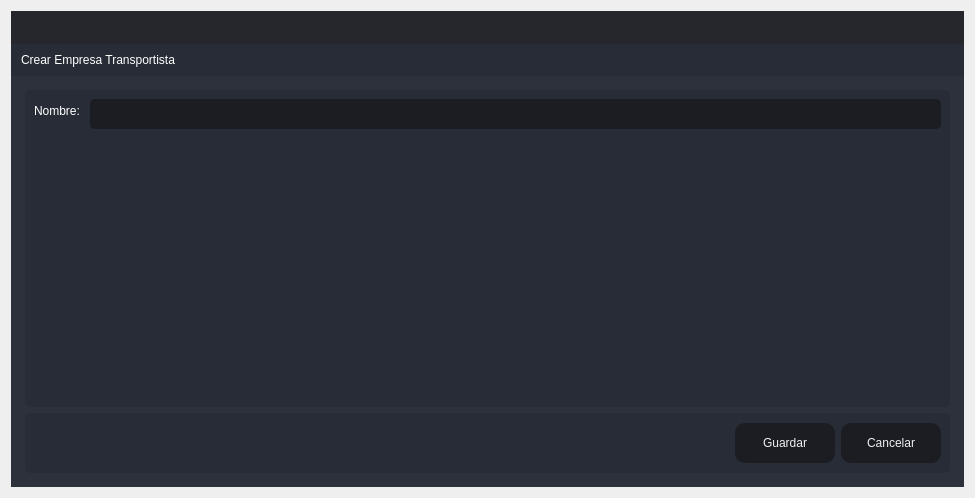
<?xml version="1.0" encoding="UTF-8"?>
<ui version="4.0">
 <class>Create_Transportista</class>
 <widget class="QDialog" name="Create_Transportista">
  <property name="windowModality">
   <enum>Qt::ApplicationModal</enum>
  </property>
  <property name="geometry">
   <rect>
    <x>0</x>
    <y>0</y>
    <width>975</width>
    <height>498</height>
   </rect>
  </property>
  <property name="windowTitle">
   <string>Agregar</string>
  </property>
  <layout class="QVBoxLayout" name="verticalLayout_6">
   <item>
    <widget class="QFrame" name="frame_main">
     <property name="styleSheet">
      <string notr="true">/* LINE EDIT */
QLineEdit {
	background-color: rgb(27, 29, 35);
	border-radius: 5px;
	border: 2px solid rgb(27, 29, 35);
	padding-left: 10px;
}
QLineEdit:hover {
	border: 2px solid rgb(64, 71, 88);
}
QLineEdit:focus {
	border: 2px solid rgb(91, 101, 124);
}

/* SCROLL BARS */
QScrollBar:horizontal {
    border: none;
    background: rgb(52, 59, 72);
    height: 14px;
    margin: 0px 21px 0 21px;
	border-radius: 0px;
}
QScrollBar::handle:horizontal {
    background: rgb(85, 170, 255);
    min-width: 25px;
	border-radius: 7px
}
QScrollBar::add-line:horizontal {
    border: none;
    background: rgb(55, 63, 77);
    width: 20px;
	border-top-right-radius: 7px;
    border-bottom-right-radius: 7px;
    subcontrol-position: right;
    subcontrol-origin: margin;
}
QScrollBar::sub-line:horizontal {
    border: none;
    background: rgb(55, 63, 77);
    width: 20px;
	border-top-left-radius: 7px;
    border-bottom-left-radius: 7px;
    subcontrol-position: left;
    subcontrol-origin: margin;
}
QScrollBar::up-arrow:horizontal, QScrollBar::down-arrow:horizontal
{
     background: none;
}
QScrollBar::add-page:horizontal, QScrollBar::sub-page:horizontal
{
     background: none;
}
 QScrollBar:vertical {
	border: none;
    background: rgb(52, 59, 72);
    width: 14px;
    margin: 21px 0 21px 0;
	border-radius: 0px;
 }
 QScrollBar::handle:vertical {	
	background: rgb(85, 170, 255);
    min-height: 25px;
	border-radius: 7px
 }
 QScrollBar::add-line:vertical {
     border: none;
    background: rgb(55, 63, 77);
     height: 20px;
	border-bottom-left-radius: 7px;
    border-bottom-right-radius: 7px;
     subcontrol-position: bottom;
     subcontrol-origin: margin;
 }
 QScrollBar::sub-line:vertical {
	border: none;
    background: rgb(55, 63, 77);
     height: 20px;
	border-top-left-radius: 7px;
    border-top-right-radius: 7px;
     subcontrol-position: top;
     subcontrol-origin: margin;
 }
 QScrollBar::up-arrow:vertical, QScrollBar::down-arrow:vertical {
     background: none;
 }

 QScrollBar::add-page:vertical, QScrollBar::sub-page:vertical {
     background: none;
 }

/* CHECKBOX */
QCheckBox::indicator {
    border: 3px solid rgb(52, 59, 72);
	width: 15px;
	height: 15px;
	border-radius: 10px;
    background: rgb(44, 49, 60);
}
QCheckBox::indicator:hover {
    border: 3px solid rgb(58, 66, 81);
}
QCheckBox::indicator:checked {
    background: 3px solid rgb(52, 59, 72);
	border: 3px solid rgb(52, 59, 72);	
	background-image: url(:/16x16/icons/16x16/cil-check-alt.png);
}

/* RADIO BUTTON */
QRadioButton::indicator {
    border: 3px solid rgb(52, 59, 72);
	width: 15px;
	height: 15px;
	border-radius: 10px;
    background: rgb(44, 49, 60);
}
QRadioButton::indicator:hover {
    border: 3px solid rgb(58, 66, 81);
}
QRadioButton::indicator:checked {
    background: 3px solid rgb(94, 106, 130);
	border: 3px solid rgb(52, 59, 72);	
}

/* COMBOBOX */
QComboBox{
	background-color: rgb(27, 29, 35);
	border-radius: 5px;
	border: 2px solid rgb(27, 29, 35);
	padding: 5px;
	padding-left: 10px;
}
QComboBox:hover{
	border: 2px solid rgb(64, 71, 88);
}
QComboBox::drop-down {
	subcontrol-origin: padding;
	subcontrol-position: top right;
	width: 25px; 
	border-left-width: 3px;
	border-left-color: rgba(39, 44, 54, 150);
	border-left-style: solid;
	border-top-right-radius: 3px;
	border-bottom-right-radius: 3px;	
	background-image: url(:/16x16/icons/16x16/cil-arrow-bottom.png);
	background-position: center;
	background-repeat: no-reperat;
 }
QComboBox QAbstractItemView {
	color: rgb(85, 170, 255);	
	background-color: rgb(27, 29, 35);
	padding: 10px;
	selection-background-color: rgb(39, 44, 54);
}

/* SLIDERS */
QSlider::groove:horizontal {
    border-radius: 9px;
    height: 18px;
	margin: 0px;
	background-color: rgb(52, 59, 72);
}
QSlider::groove:horizontal:hover {
	background-color: rgb(55, 62, 76);
}
QSlider::handle:horizontal {
    background-color: rgb(85, 170, 255);
    border: none;
    height: 18px;
    width: 18px;
    margin: 0px;
	border-radius: 9px;
}
QSlider::handle:horizontal:hover {
    background-color: rgb(105, 180, 255);
}
QSlider::handle:horizontal:pressed {
    background-color: rgb(65, 130, 195);
}

QSlider::groove:vertical {
    border-radius: 9px;
    width: 18px;
    margin: 0px;
	background-color: rgb(52, 59, 72);
}
QSlider::groove:vertical:hover {
	background-color: rgb(55, 62, 76);
}
QSlider::handle:vertical {
    background-color: rgb(85, 170, 255);
	border: none;
    height: 18px;
    width: 18px;
    margin: 0px;
	border-radius: 9px;
}
QSlider::handle:vertical:hover {
    background-color: rgb(105, 180, 255);
}
QSlider::handle:vertical:pressed {
    background-color: rgb(65, 130, 195);
}

</string>
     </property>
     <property name="frameShape">
      <enum>QFrame::NoFrame</enum>
     </property>
     <property name="frameShadow">
      <enum>QFrame::Raised</enum>
     </property>
     <layout class="QVBoxLayout" name="verticalLayout">
      <property name="spacing">
       <number>0</number>
      </property>
      <property name="leftMargin">
       <number>0</number>
      </property>
      <property name="topMargin">
       <number>0</number>
      </property>
      <property name="rightMargin">
       <number>0</number>
      </property>
      <property name="bottomMargin">
       <number>0</number>
      </property>
      <item>
       <widget class="QFrame" name="frame_top">
        <property name="minimumSize">
         <size>
          <width>0</width>
          <height>65</height>
         </size>
        </property>
        <property name="maximumSize">
         <size>
          <width>16777215</width>
          <height>65</height>
         </size>
        </property>
        <property name="styleSheet">
         <string notr="true">background-color: transparent;</string>
        </property>
        <property name="frameShape">
         <enum>QFrame::NoFrame</enum>
        </property>
        <property name="frameShadow">
         <enum>QFrame::Raised</enum>
        </property>
        <layout class="QHBoxLayout" name="horizontalLayout_3">
         <property name="spacing">
          <number>0</number>
         </property>
         <property name="leftMargin">
          <number>0</number>
         </property>
         <property name="topMargin">
          <number>0</number>
         </property>
         <property name="rightMargin">
          <number>0</number>
         </property>
         <property name="bottomMargin">
          <number>0</number>
         </property>
         <item>
          <widget class="QFrame" name="frame_toggle">
           <property name="maximumSize">
            <size>
             <width>70</width>
             <height>16777215</height>
            </size>
           </property>
           <property name="styleSheet">
            <string notr="true">background-color: rgb(27, 29, 35);</string>
           </property>
           <property name="frameShape">
            <enum>QFrame::NoFrame</enum>
           </property>
           <property name="frameShadow">
            <enum>QFrame::Raised</enum>
           </property>
           <layout class="QVBoxLayout" name="verticalLayout_3">
            <property name="spacing">
             <number>0</number>
            </property>
            <property name="leftMargin">
             <number>0</number>
            </property>
            <property name="topMargin">
             <number>0</number>
            </property>
            <property name="rightMargin">
             <number>0</number>
            </property>
            <property name="bottomMargin">
             <number>0</number>
            </property>
           </layout>
          </widget>
         </item>
         <item>
          <widget class="QFrame" name="frame_top_right">
           <property name="styleSheet">
            <string notr="true">background: transparent;</string>
           </property>
           <property name="frameShape">
            <enum>QFrame::NoFrame</enum>
           </property>
           <property name="frameShadow">
            <enum>QFrame::Raised</enum>
           </property>
           <layout class="QVBoxLayout" name="verticalLayout_2">
            <property name="spacing">
             <number>0</number>
            </property>
            <property name="leftMargin">
             <number>0</number>
            </property>
            <property name="topMargin">
             <number>0</number>
            </property>
            <property name="rightMargin">
             <number>0</number>
            </property>
            <property name="bottomMargin">
             <number>0</number>
            </property>
            <item>
             <widget class="QFrame" name="frame_top_btns">
              <property name="maximumSize">
               <size>
                <width>16777215</width>
                <height>42</height>
               </size>
              </property>
              <property name="styleSheet">
               <string notr="true">background-color: rgba(27, 29, 35, 200)</string>
              </property>
              <property name="frameShape">
               <enum>QFrame::NoFrame</enum>
              </property>
              <property name="frameShadow">
               <enum>QFrame::Raised</enum>
              </property>
              <layout class="QHBoxLayout" name="horizontalLayout_4">
               <property name="spacing">
                <number>0</number>
               </property>
               <property name="leftMargin">
                <number>0</number>
               </property>
               <property name="topMargin">
                <number>0</number>
               </property>
               <property name="rightMargin">
                <number>0</number>
               </property>
               <property name="bottomMargin">
                <number>0</number>
               </property>
               <item>
                <widget class="QFrame" name="frame_label_top_btns">
                 <property name="sizePolicy">
                  <sizepolicy hsizetype="Expanding" vsizetype="Preferred">
                   <horstretch>0</horstretch>
                   <verstretch>0</verstretch>
                  </sizepolicy>
                 </property>
                 <property name="frameShape">
                  <enum>QFrame::NoFrame</enum>
                 </property>
                 <property name="frameShadow">
                  <enum>QFrame::Raised</enum>
                 </property>
                 <layout class="QHBoxLayout" name="horizontalLayout_10">
                  <property name="spacing">
                   <number>0</number>
                  </property>
                  <property name="leftMargin">
                   <number>5</number>
                  </property>
                  <property name="topMargin">
                   <number>0</number>
                  </property>
                  <property name="rightMargin">
                   <number>10</number>
                  </property>
                  <property name="bottomMargin">
                   <number>0</number>
                  </property>
                 </layout>
                </widget>
               </item>
               <item alignment="Qt::AlignRight">
                <widget class="QFrame" name="frame_btns_right">
                 <property name="sizePolicy">
                  <sizepolicy hsizetype="Expanding" vsizetype="Preferred">
                   <horstretch>0</horstretch>
                   <verstretch>0</verstretch>
                  </sizepolicy>
                 </property>
                 <property name="maximumSize">
                  <size>
                   <width>120</width>
                   <height>16777215</height>
                  </size>
                 </property>
                 <property name="frameShape">
                  <enum>QFrame::NoFrame</enum>
                 </property>
                 <property name="frameShadow">
                  <enum>QFrame::Raised</enum>
                 </property>
                 <layout class="QHBoxLayout" name="horizontalLayout_5">
                  <property name="spacing">
                   <number>0</number>
                  </property>
                  <property name="leftMargin">
                   <number>0</number>
                  </property>
                  <property name="topMargin">
                   <number>0</number>
                  </property>
                  <property name="rightMargin">
                   <number>0</number>
                  </property>
                  <property name="bottomMargin">
                   <number>0</number>
                  </property>
                 </layout>
                </widget>
               </item>
              </layout>
             </widget>
            </item>
            <item>
             <widget class="QFrame" name="frame_top_info">
              <property name="maximumSize">
               <size>
                <width>16777215</width>
                <height>65</height>
               </size>
              </property>
              <property name="styleSheet">
               <string notr="true">background-color: rgb(39, 44, 54);</string>
              </property>
              <property name="frameShape">
               <enum>QFrame::NoFrame</enum>
              </property>
              <property name="frameShadow">
               <enum>QFrame::Raised</enum>
              </property>
              <layout class="QHBoxLayout" name="horizontalLayout_8">
               <property name="spacing">
                <number>0</number>
               </property>
               <property name="leftMargin">
                <number>10</number>
               </property>
               <property name="topMargin">
                <number>0</number>
               </property>
               <property name="rightMargin">
                <number>10</number>
               </property>
               <property name="bottomMargin">
                <number>0</number>
               </property>
               <item>
                <widget class="QLabel" name="label">
                 <property name="styleSheet">
                  <string notr="true">font: 75 16pt &quot;MS Shell Dlg 2&quot;;
color: rgb(255, 255, 255);</string>
                 </property>
                 <property name="text">
                  <string>Crear Empresa Transportista</string>
                 </property>
                </widget>
               </item>
              </layout>
             </widget>
            </item>
           </layout>
          </widget>
         </item>
        </layout>
       </widget>
      </item>
      <item>
       <widget class="QFrame" name="frame_center">
        <property name="sizePolicy">
         <sizepolicy hsizetype="Expanding" vsizetype="Expanding">
          <horstretch>0</horstretch>
          <verstretch>0</verstretch>
         </sizepolicy>
        </property>
        <property name="styleSheet">
         <string notr="true">background-color: rgb(40, 44, 52);</string>
        </property>
        <property name="frameShape">
         <enum>QFrame::NoFrame</enum>
        </property>
        <property name="frameShadow">
         <enum>QFrame::Raised</enum>
        </property>
        <layout class="QHBoxLayout" name="horizontalLayout_2">
         <property name="spacing">
          <number>0</number>
         </property>
         <property name="leftMargin">
          <number>0</number>
         </property>
         <property name="topMargin">
          <number>0</number>
         </property>
         <property name="rightMargin">
          <number>0</number>
         </property>
         <property name="bottomMargin">
          <number>0</number>
         </property>
         <item>
          <widget class="QFrame" name="frame_content_right">
           <property name="styleSheet">
            <string notr="true">background-color: rgb(44, 49, 60);</string>
           </property>
           <property name="frameShape">
            <enum>QFrame::NoFrame</enum>
           </property>
           <property name="frameShadow">
            <enum>QFrame::Raised</enum>
           </property>
           <layout class="QVBoxLayout" name="verticalLayout_4">
            <property name="spacing">
             <number>0</number>
            </property>
            <property name="leftMargin">
             <number>0</number>
            </property>
            <property name="topMargin">
             <number>0</number>
            </property>
            <property name="rightMargin">
             <number>0</number>
            </property>
            <property name="bottomMargin">
             <number>0</number>
            </property>
            <item>
             <widget class="QFrame" name="frame_content">
              <property name="frameShape">
               <enum>QFrame::NoFrame</enum>
              </property>
              <property name="frameShadow">
               <enum>QFrame::Raised</enum>
              </property>
              <layout class="QVBoxLayout" name="verticalLayout_9">
               <property name="spacing">
                <number>0</number>
               </property>
               <property name="leftMargin">
                <number>5</number>
               </property>
               <property name="topMargin">
                <number>5</number>
               </property>
               <property name="rightMargin">
                <number>5</number>
               </property>
               <property name="bottomMargin">
                <number>5</number>
               </property>
               <item>
                <widget class="QStackedWidget" name="stackedWidget">
                 <property name="styleSheet">
                  <string notr="true">background: transparent;</string>
                 </property>
                 <property name="currentIndex">
                  <number>0</number>
                 </property>
                 <widget class="QWidget" name="page_home">
                  <layout class="QVBoxLayout" name="verticalLayout_10">
                   <item>
                    <widget class="QFrame" name="frame">
                     <property name="styleSheet">
                      <string notr="true">background-color: rgb(39, 44, 54);
border-radius: 5px;</string>
                     </property>
                     <property name="frameShape">
                      <enum>QFrame::StyledPanel</enum>
                     </property>
                     <property name="frameShadow">
                      <enum>QFrame::Raised</enum>
                     </property>
                     <layout class="QVBoxLayout" name="verticalLayout_5">
                      <item>
                       <layout class="QFormLayout" name="formLayout_2">
                        <item row="0" column="1">
                         <widget class="QLineEdit" name="lineEditCreate">
                          <property name="minimumSize">
                           <size>
                            <width>0</width>
                            <height>30</height>
                           </size>
                          </property>
                          <property name="styleSheet">
                           <string notr="true">QLineEdit {
	background-color: rgb(27, 29, 35);
	border-radius: 5px;
	border: 2px solid rgb(27, 29, 35);
	padding-left: 10px;
	font: 75 12pt &quot;MS Shell Dlg 2&quot;;
	color: rgb(255, 255, 255);
}
QLineEdit:hover {
	border: 2px solid rgb(64, 71, 88);
}
QLineEdit:focus {
	border: 2px solid rgb(91, 101, 124);
}</string>
                          </property>
                         </widget>
                        </item>
                        <item row="0" column="0">
                         <widget class="QLabel" name="label_2">
                          <property name="styleSheet">
                           <string notr="true">font: 75 12pt &quot;MS Shell Dlg 2&quot;;
color: rgb(255, 255, 255);</string>
                          </property>
                          <property name="text">
                           <string>Nombre: </string>
                          </property>
                         </widget>
                        </item>
                       </layout>
                      </item>
                     </layout>
                    </widget>
                   </item>
                   <item>
                    <widget class="QFrame" name="frame_2">
                     <property name="minimumSize">
                      <size>
                       <width>0</width>
                       <height>60</height>
                      </size>
                     </property>
                     <property name="maximumSize">
                      <size>
                       <width>16777215</width>
                       <height>60</height>
                      </size>
                     </property>
                     <property name="styleSheet">
                      <string notr="true">background-color: rgb(39, 44, 54);
border-radius: 5px;</string>
                     </property>
                     <property name="frameShape">
                      <enum>QFrame::StyledPanel</enum>
                     </property>
                     <property name="frameShadow">
                      <enum>QFrame::Raised</enum>
                     </property>
                     <layout class="QHBoxLayout" name="horizontalLayout_9">
                      <item>
                       <layout class="QGridLayout" name="gridLayout">
                        <item row="0" column="0">
                         <spacer name="horizontalSpacer">
                          <property name="orientation">
                           <enum>Qt::Horizontal</enum>
                          </property>
                          <property name="sizeHint" stdset="0">
                           <size>
                            <width>40</width>
                            <height>20</height>
                           </size>
                          </property>
                         </spacer>
                        </item>
                        <item row="0" column="1">
                         <widget class="QPushButton" name="btnAgregar">
                          <property name="minimumSize">
                           <size>
                            <width>100</width>
                            <height>40</height>
                           </size>
                          </property>
                          <property name="styleSheet">
                           <string notr="true">QPushButton {
	border-color: rgb(27, 29, 35);
	font: 75 10pt &quot;MS Shell Dlg 2&quot;;
	color: rgb(240, 240, 240);
	background-color: rgb(27, 29, 35);
	border: 0px solid;
	border-radius: 10px;	
}
QPushButton:hover {
	background-color:rgb(44, 49, 60);
	border-color: rgb(27, 29, 35);
	border: 2px solid;
}</string>
                          </property>
                          <property name="text">
                           <string>Guardar</string>
                          </property>
                         </widget>
                        </item>
                        <item row="0" column="2">
                         <widget class="QPushButton" name="btnCancelar">
                          <property name="minimumSize">
                           <size>
                            <width>100</width>
                            <height>40</height>
                           </size>
                          </property>
                          <property name="styleSheet">
                           <string notr="true">QPushButton {
	border-color: rgb(27, 29, 35);
	font: 75 10pt &quot;MS Shell Dlg 2&quot;;
	color: rgb(240, 240, 240);
	background-color: rgb(27, 29, 35);
	border: 0px solid;
	border-radius: 10px;	
}
QPushButton:hover {
	background-color:rgb(44, 49, 60);
	border-color: rgb(27, 29, 35);
	border: 2px solid;
}</string>
                          </property>
                          <property name="text">
                           <string>Cancelar</string>
                          </property>
                         </widget>
                        </item>
                       </layout>
                      </item>
                     </layout>
                    </widget>
                   </item>
                  </layout>
                 </widget>
                </widget>
               </item>
              </layout>
             </widget>
            </item>
           </layout>
          </widget>
         </item>
        </layout>
       </widget>
      </item>
     </layout>
    </widget>
   </item>
  </layout>
 </widget>
 <resources/>
 <connections/>
</ui>
